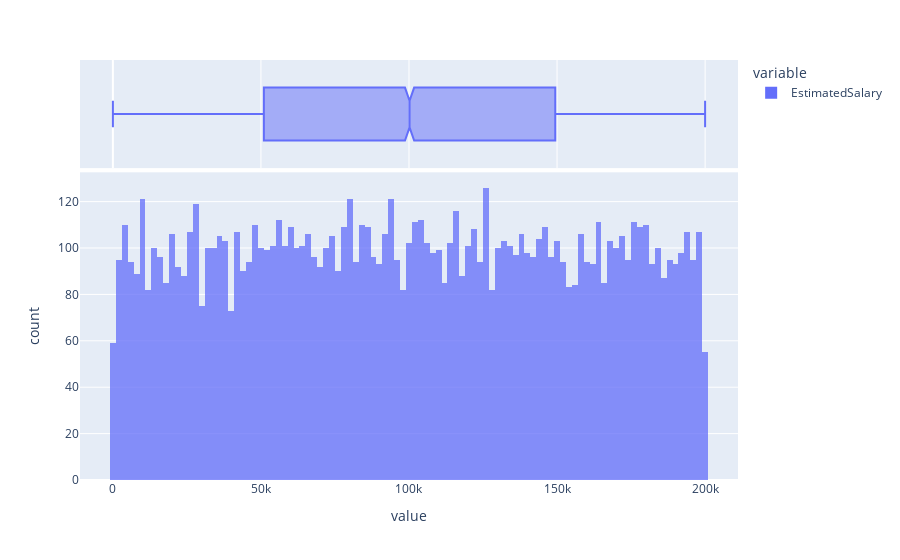

Notebook code cell kept with this figure:
### Markdown cell above
## EstimatedSalary

### Code cell
fig = px.histogram(df['EstimatedSalary'], nbins=100, marginal="box",  opacity=0.75)
fig.show()

### Figure 1 — Plotly figure (JSON) as saved in the notebook; plotly's stock layout.template omitted (floating-point values rounded to 4 significant figures; data arrays with more than 128 entries replaced by an {"elided": "..."} marker saying what was removed)
{"data": [{"alignmentgroup": "True", "bingroup": "x", "hovertemplate": "variable=EstimatedSalary<br>value=%{x}<br>count=%{y}<extra></extra>", "legendgroup": "EstimatedSalary", "marker": {"color": "#636efa", "opacity": 0.75, "pattern": {"shape": ""}}, "name": "EstimatedSalary", "nbinsx": 100, "offsetgroup": "EstimatedSalary", "orientation": "v", "showlegend": true, "type": "histogram", "x": {"elided": "10000 float values"}, "xaxis": "x", "yaxis": "y"}, {"alignmentgroup": "True", "hovertemplate": "variable=EstimatedSalary<br>value=%{x}<extra></extra>", "legendgroup": "EstimatedSalary", "marker": {"color": "#636efa"}, "name": "EstimatedSalary", "notched": true, "offsetgroup": "EstimatedSalary", "showlegend": false, "type": "box", "x": {"elided": "10000 float values"}, "xaxis": "x2", "yaxis": "y2"}], "layout": {"barmode": "relative", "legend": {"title": {"text": "variable"}, "tracegroupgap": 0}, "margin": {"t": 60}, "xaxis": {"anchor": "y", "domain": [0, 1], "title": {"text": "value"}}, "xaxis2": {"anchor": "y2", "domain": [0, 1], "matches": "x", "showgrid": true, "showticklabels": false}, "yaxis": {"anchor": "x", "domain": [0, 0.7326], "title": {"text": "count"}}, "yaxis2": {"anchor": "x2", "domain": [0.7426, 1], "matches": "y2", "showgrid": false, "showline": false, "showticklabels": false, "ticks": ""}}}
